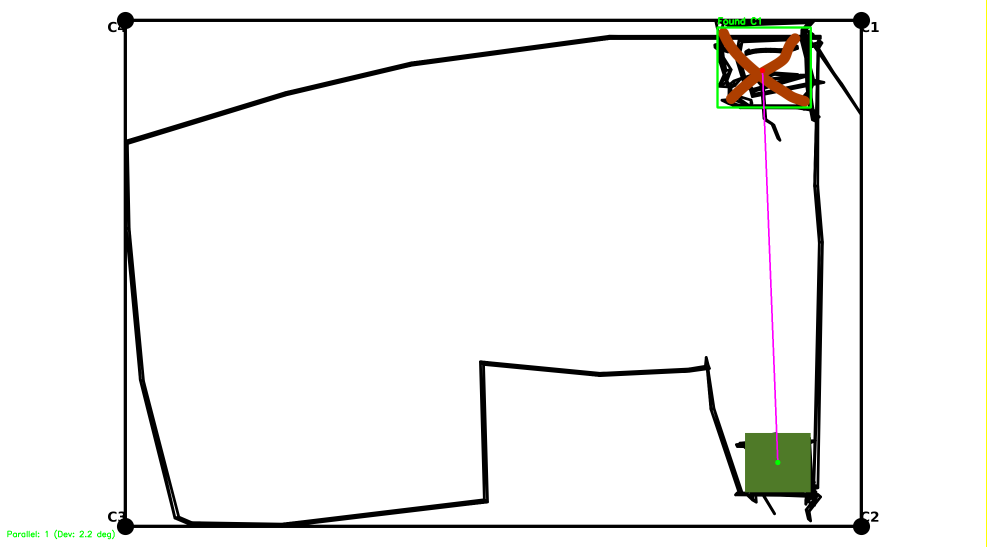
#> input picture Processing3Dsketch/parallel_sample_1_H12.png, 2960 x 1640 px (shown at 1/3 size); its folder holds only this picture in this run
$ python -i rotation_acc.py   (imports and definitions only)
#> lines starting #> are read from the running program, lines starting #| are printed output that depends on the picture; pictures that were not available may be replaced by others from this repository, and a replacement may not be noted
import cv2
import numpy as np
import os
import glob
import math
import pandas as pd

# --- CONFIGURATION ---
# Increased tolerance to handle hand-drawn variations
TOLERANCE = 25.0


# [7 lines left out: function get_file_info, not called in this run]


def estimate_rotation(template_path, target_path):
#> called with template_path = 'parallel_sample_1_H12.png', target_path = 'out.png'
    img1 = cv2.imread(template_path, cv2.IMREAD_GRAYSCALE)  # Template (Ground)
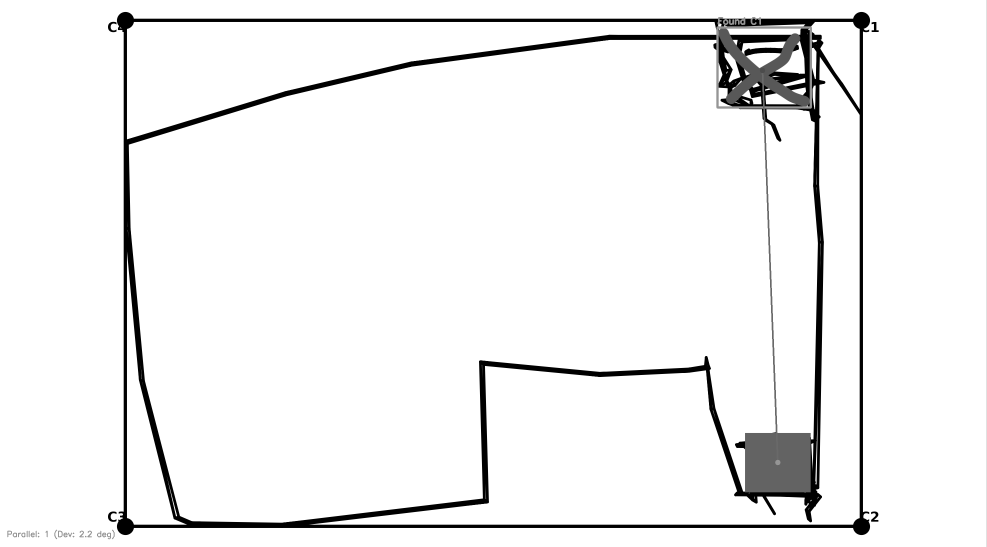
#> img1: shape (1640, 2960) (shown at 1/3 size); min 0, max 255, mean 241
    img2 = cv2.imread(target_path, cv2.IMREAD_GRAYSCALE)  # Target (Mid/Top)

    if img1 is None or img2 is None: return 0.0

    h, w = img1.shape
#> h = 1640; w = 2960
    img2 = cv2.resize(img2, (w, h))

    # ORB Feature Detector
    orb = cv2.ORB_create(nfeatures=5000)
    kp1, des1 = orb.detectAndCompute(img1, None)
#> kp1 = 3791 keypoints; strongest (x, y, size): (347, 67, 37.2), (2295, 269, 31), (2474, 246, 44.6), (2592, 87, 31)
    kp2, des2 = orb.detectAndCompute(img2, None)
#> kp2 has the same summary as kp1

    if des1 is None or des2 is None or len(des1) < 10 or len(des2) < 10: return 0.0

    bf = cv2.BFMatcher(cv2.NORM_HAMMING, crossCheck=True)
    try:
        matches = bf.match(des1, des2)
#> matches = 3758 matches
        if len(matches) < 10: return 0.0

        src_pts = np.float32([kp1[m.queryIdx].pt for m in matches]).reshape(-1, 1, 2)
        dst_pts = np.float32([kp2[m.trainIdx].pt for m in matches]).reshape(-1, 1, 2)

        matrix, _ = cv2.estimateAffinePartial2D(src_pts, dst_pts)
#> matrix = [[1, 0, 0], [0, 1, 0]]
        if matrix is None: return 0.0

        angle_rad = math.atan2(matrix[1, 0], matrix[0, 0])
#> angle_rad = 0
        angle_deg = math.degrees(angle_rad)
#> angle_deg = 0

        if angle_deg < 0: angle_deg += 360

        return angle_deg
    except Exception:
        return 0.0


# [63 lines left out: functions check_angle_match_debug, run_rotation_audit, not called in this run]


# [3 lines not run here, left out]

>>> result = estimate_rotation('parallel_sample_1_H12.png', 'out.png')
#> result = 0

$ run again, on Processing3Dsketch/parallel_sample_1_H56.png
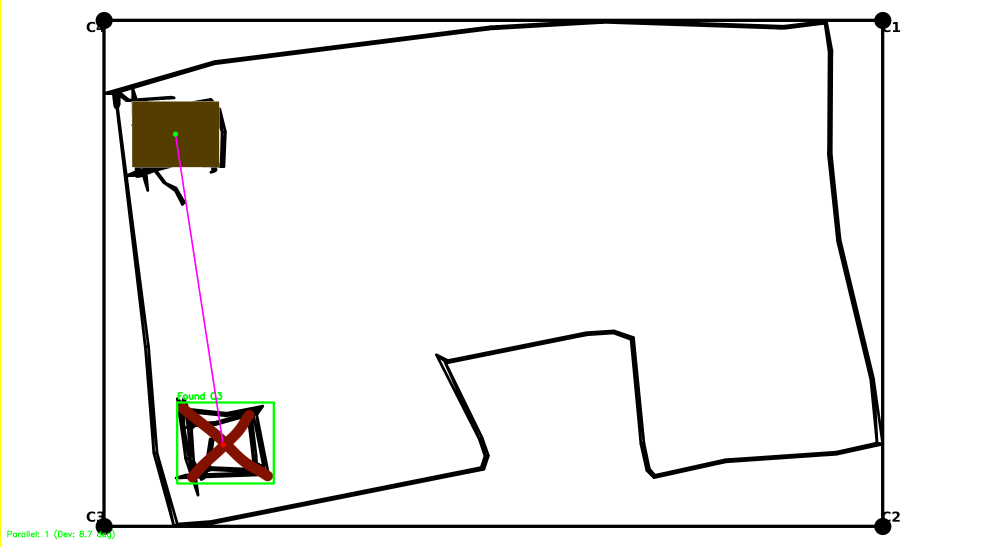
#> input picture Processing3Dsketch/parallel_sample_1_H56.png, 2960 x 1640 px (shown at 1/3 size)
#> in estimate_rotation, `img1 = cv2.imread(template_path, cv2.IMREAD_GRAYSCALE)`:
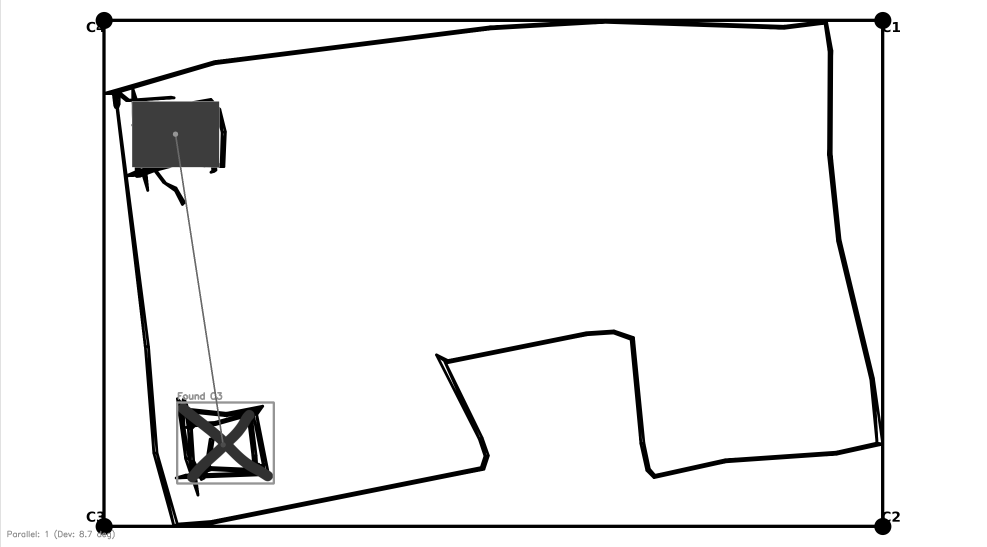
#> img1: shape (1640, 2960) (shown at 1/3 size); min 0, max 255, mean 239.6
#> kp1 = 3460 keypoints; strongest (x, y, size): (283, 67, 37.2), (2656, 87, 31), (304, 1543, 31), (312, 279, 111.1)
#> kp2 has the same summary as kp1
#> matches = 3431 matches
#> matrix = [[1, 0, 0], [0, 1, 0]]
#> angle_rad = 0

$ run again, on Processing3Dsketch/parallel_sample_2_M12.png
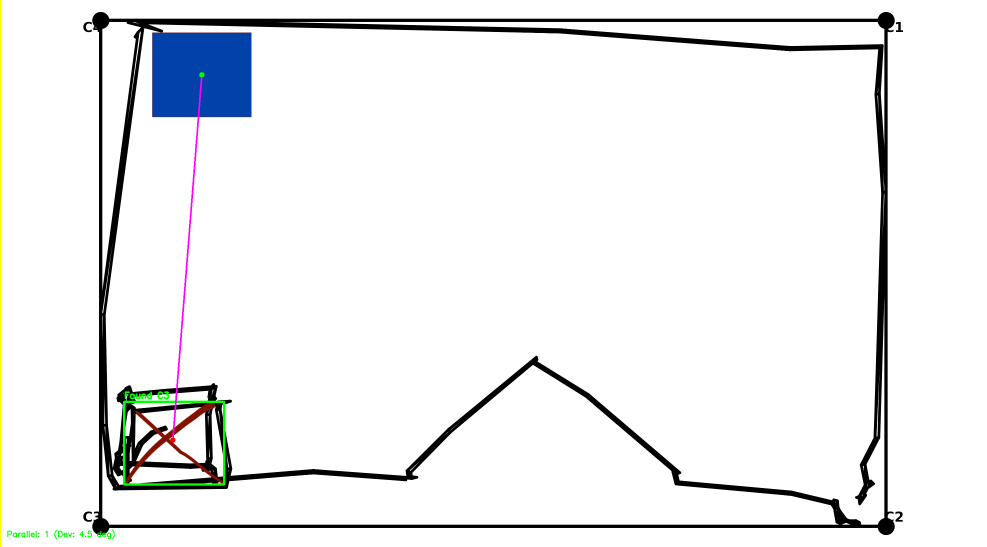
#> input picture Processing3Dsketch/parallel_sample_2_M12.png, 2960 x 1640 px (shown at 1/3 size)
#> in estimate_rotation, `img1 = cv2.imread(template_path, cv2.IMREAD_GRAYSCALE)`:
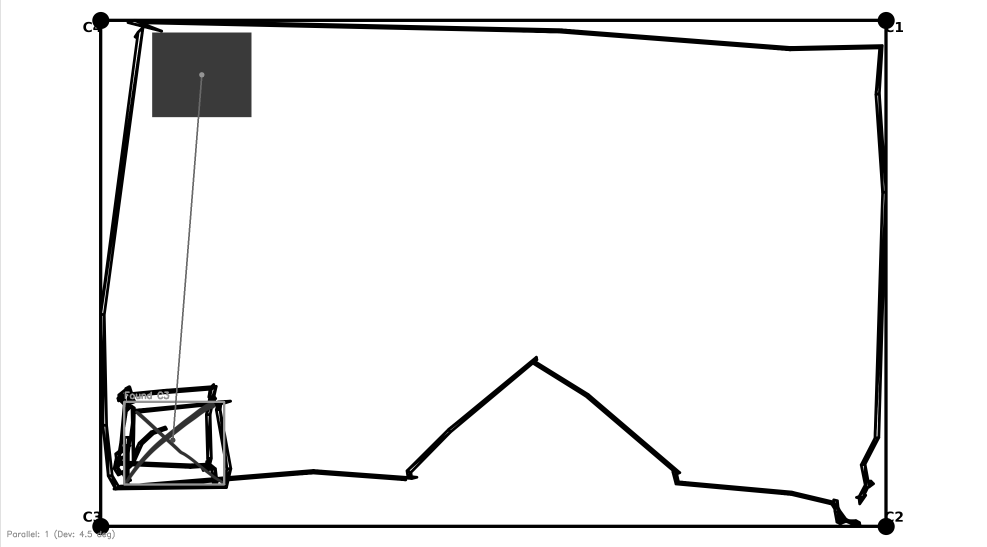
#> img1: shape (1640, 2960) (shown at 1/3 size); min 0, max 255, mean 238.6
#> kp1 = 4115 keypoints; strongest (x, y, size): (2690, 69, 44.6), (2697, 1543, 77.1), (283, 1538, 37.2), (2690, 92, 44.6)
#> kp2 has the same summary as kp1
#> matches = 4087 matches
#> matrix = [[1, 0, 0], [0, 1, 0]]
#> angle_rad = 0
